Frame 1 (no input): blank canvas, image omitted
Frame 60 (no input): blank canvas, image omitted
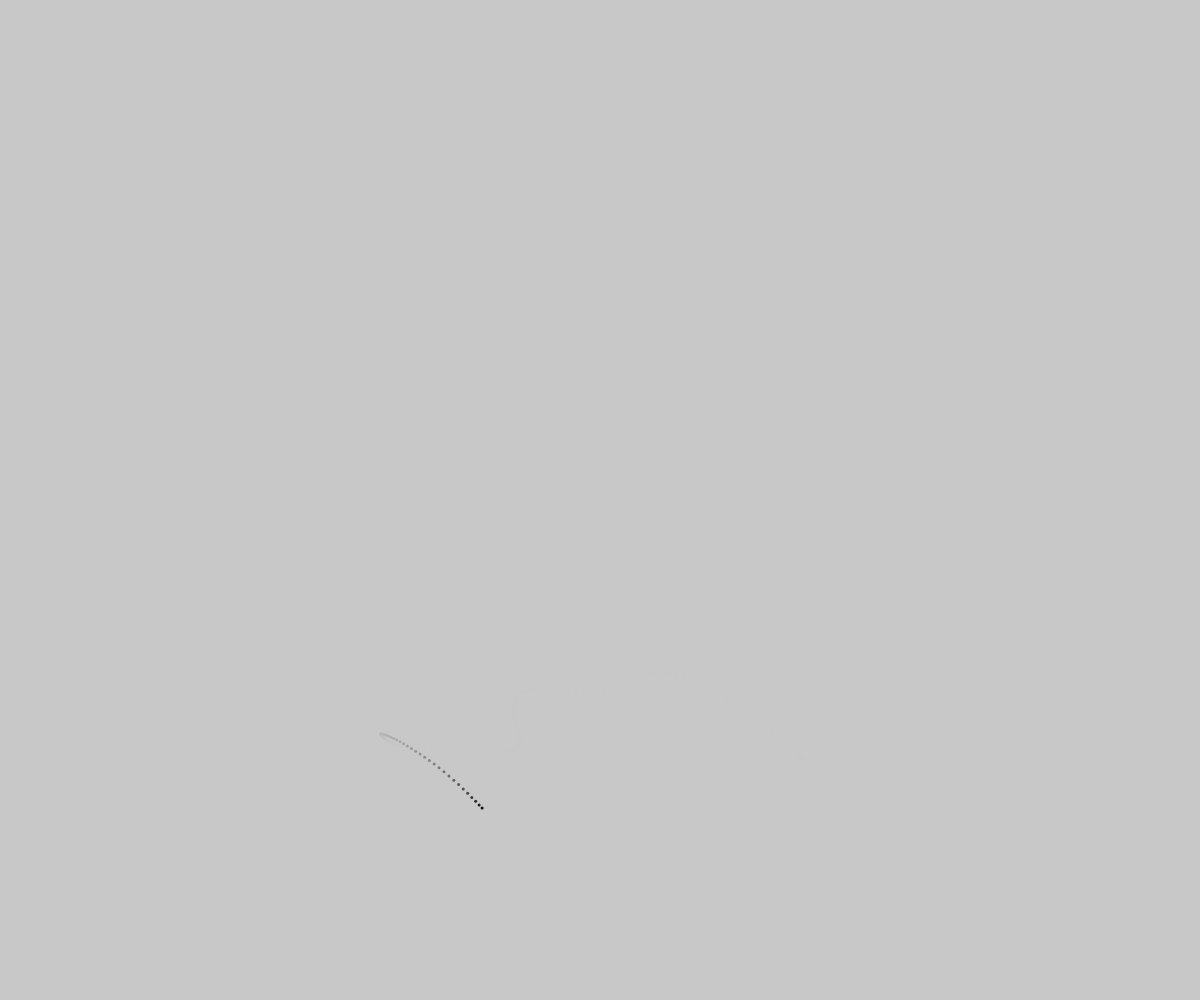
Frame 120 (the mouse pressed at the canvas centre since frame 60)

The p5.js sketch whose frames 1 and 60 were blank and that drew this single picture after the mouse press (run headless with seeded random() and noise() and a simulated clock; from frame 60 on, the mouse is pressed at the canvas centre):

// p5.js sketch
// ── sketch.js
function setup() {
  createCanvas(windowWidth, windowHeight);
  background(200);
}

function draw() {
  // Calculate the coordinates.
  let x = width * noise(0.008 * frameCount);
  let y = height * noise(0.008 * frameCount + 10000);

  // Draw the point.
  strokeWeight(3);
  point(x, y);
  background(200, 20)
}
